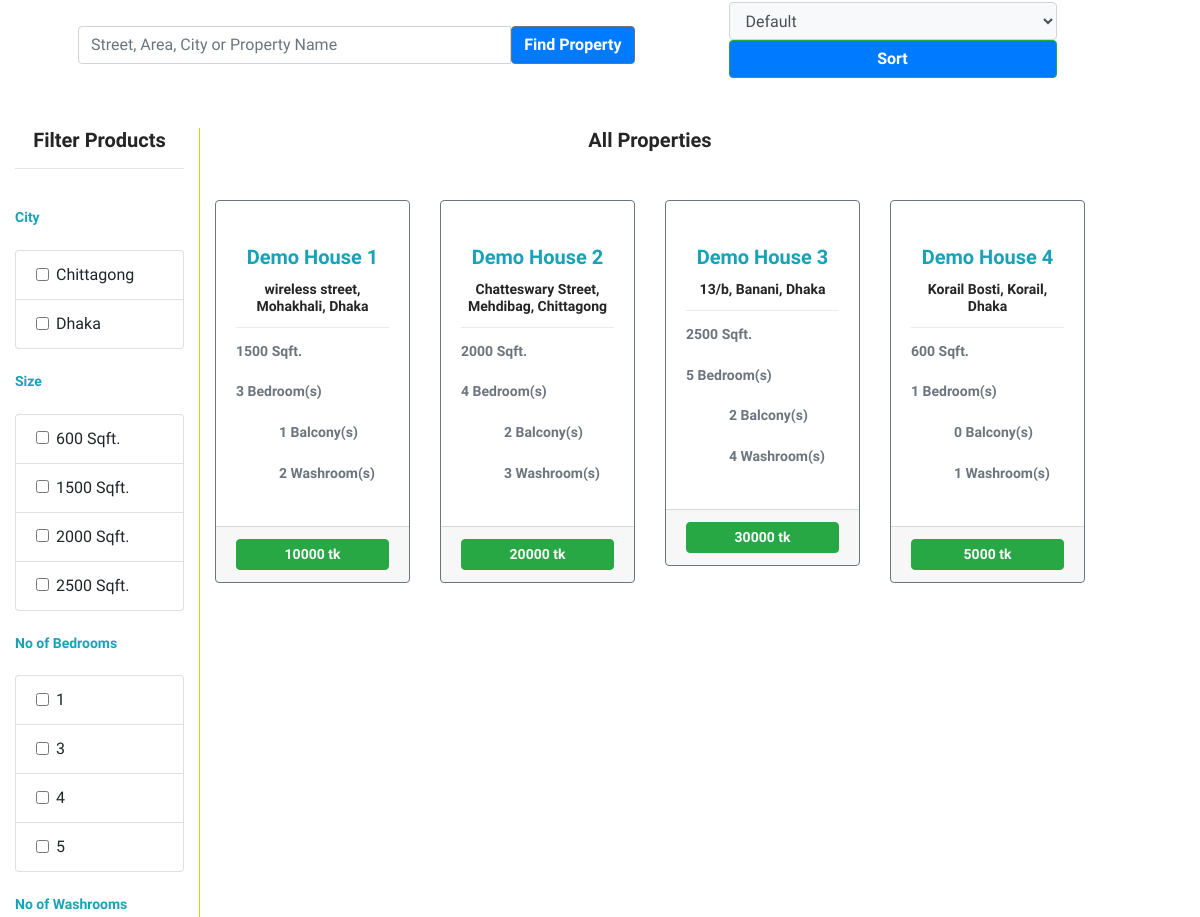
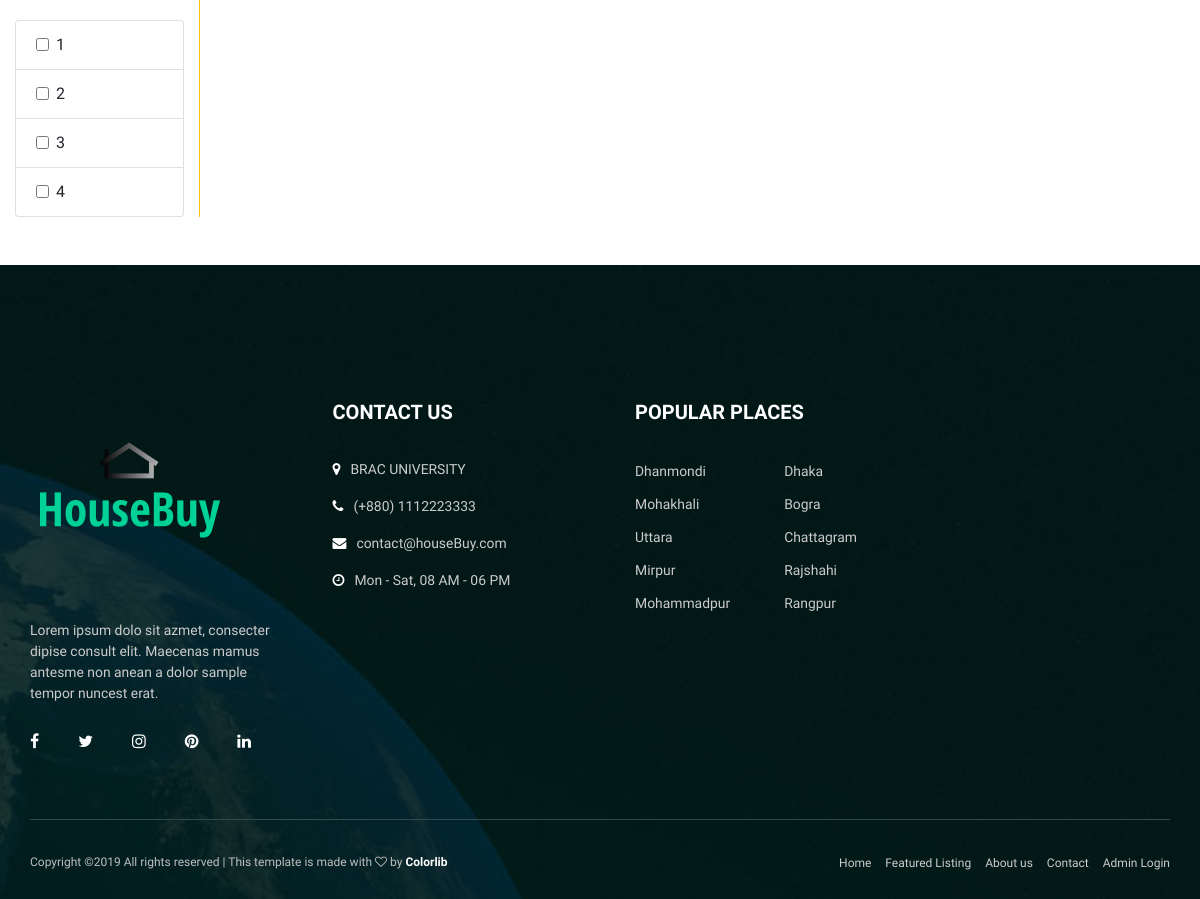
The app's page /categories.php (lower part), older data (2 pictures, top to bottom).
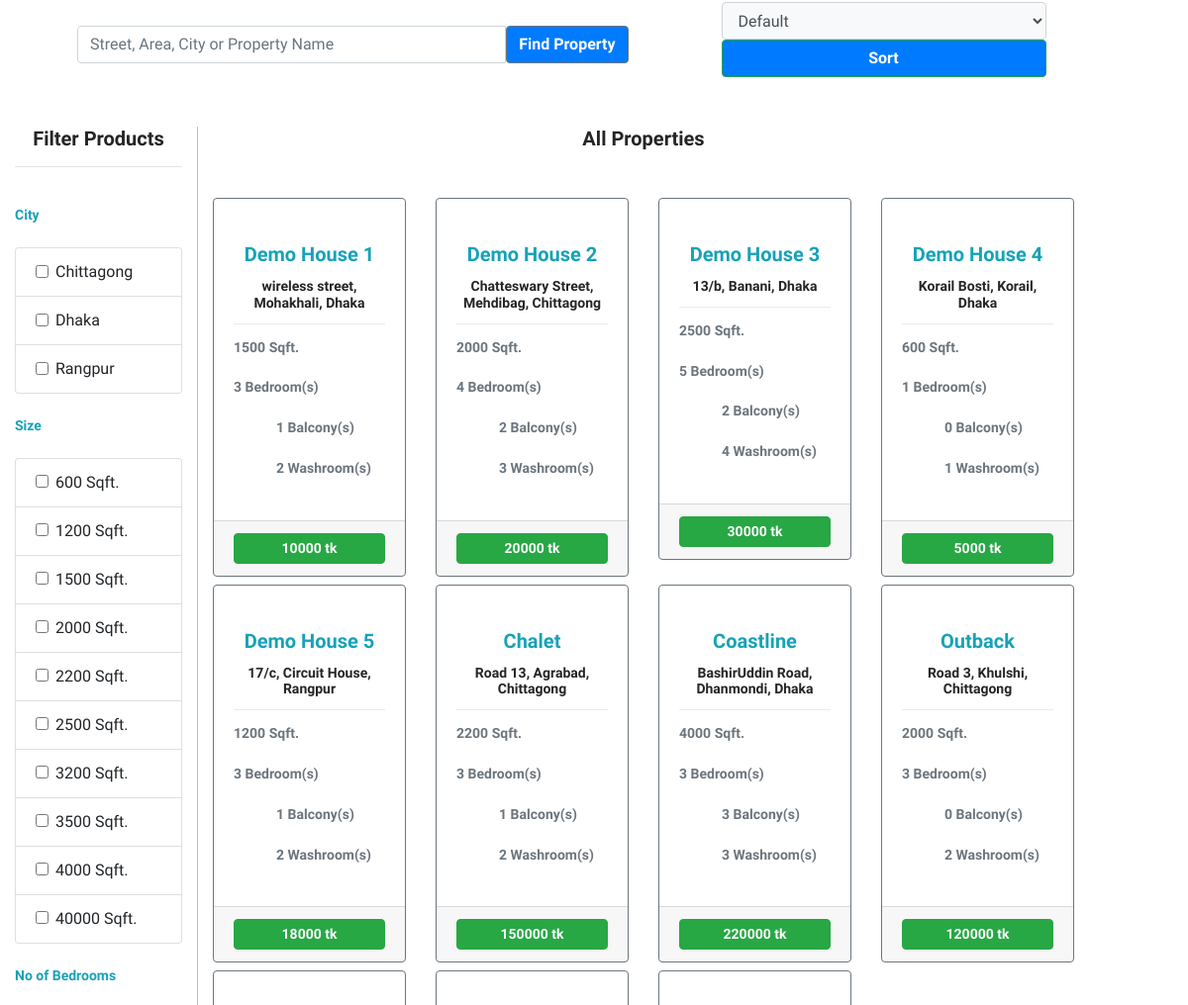
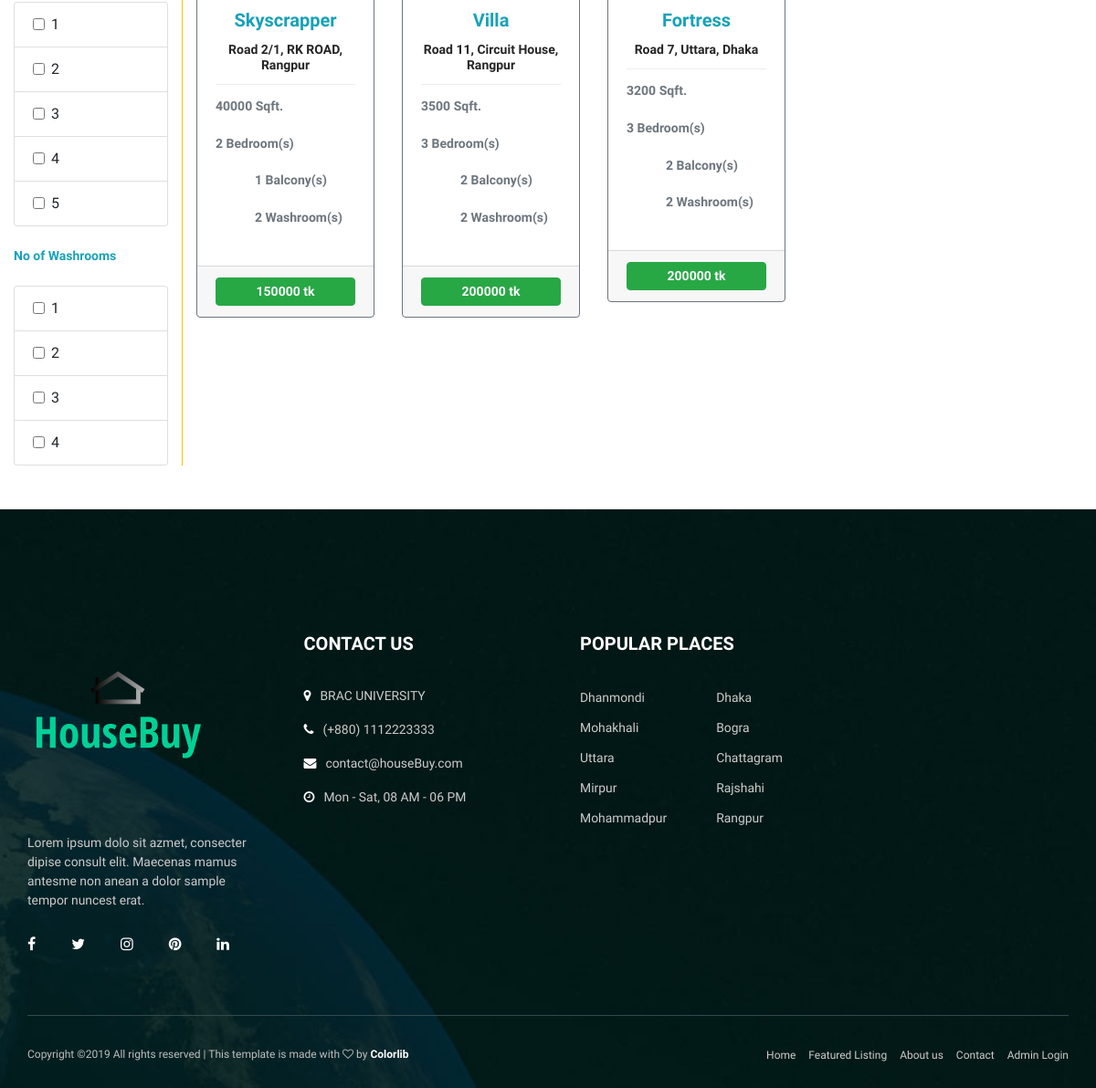
The same page, newer data (2 pictures, top to bottom).
### tables this page shows
CREATE TABLE IF NOT EXISTS `property` (
  `PROPERTY_ID` int(11) NOT NULL AUTO_INCREMENT,
  `EMP_ID` int(11) NOT NULL,
  `USERNAME` varchar(10) NOT NULL,
  `PROPERTY_NAME` varchar(100) NOT NULL,
  `PRICE` int(11) NOT NULL,
  `BEDROOM` int(11) NOT NULL,
  `WASHROOM` int(11) NOT NULL,
  `BALCONY` int(11) DEFAULT NULL,
  `SIZE` int(11) NOT NULL,
  `street` varchar(200) NOT NULL,
  `city` varchar(20) NOT NULL,
  `area` varchar(20) NOT NULL,
  `Description` varchar(2000) NOT NULL,
  `Image1` longblob,
  `Image2` longblob,
  `Image3` longblob,
  `Image4` longblob,
  `Image5` longblob,
  `floor1` longblob,
  `floor2` longblob,
  `floor3` longblob,
  `floor4` longblob,
  `floor5` longblob,
  PRIMARY KEY (`PROPERTY_ID`),
  KEY `EMP_ID` (`EMP_ID`),
  KEY `USERNAME` (`USERNAME`)
);

### categories.php (the view, shortened to what the changed rows need)
<?php
include_once 'common/header.php';
$username = "root";
$password = "";
$dbName = "house_buy";
$server = "localhost";
$conn = mysqli_connect($server, $username, $password, $dbName);
?>
<!DOCTYPE html>
<html lang="en">
<head>
	<link rel="stylesheet" href="css/bootstrap.min.css" />
	<link rel="stylesheet" href="css/font-awesome.min.css" />
	<link rel="stylesheet" href="css/animate.css" />
	<link rel="stylesheet" href="css/owl.carousel.css" />
	<link rel="stylesheet" href="css/style.css" />
</head>
<body>
	<div class="container-fluid">
		<div class="row">
			<div class="col-lg-2 border border-warning border-top-0 border-left-0 border-bottom-0">
				<br>
				<h6 class="text-info">City</h6> <br>
				<ul class="list-group">
					<?php
					$sql = "SELECT DISTINCT city FROM property ORDER BY city ASC";
					$result = mysqli_query($conn, $sql);
					while ($row = $result->fetch_assoc()) {
						?>
						<li class="list-group-item">
							<div class="form-check">
								<label class="form-check-label">
									<input type="checkbox" class="form-check-input product_check" value="<?= $row['city']; ?>" id="city"> <?= $row['city']; ?>
								</label>
							</div>
						</li>
					<?php } ?>
				</ul>
				<br>
				<h6 class="text-info">Size</h6> <br>
				<ul class="list-group">
					<?php
					$sql = "SELECT DISTINCT SIZE FROM property ORDER BY SIZE ASC";
					$result = mysqli_query($conn, $sql);
					while ($row = $result->fetch_assoc()) {
						?>
						<li class="list-group-item">
							<div class="form-check">
								<label class="form-check-label">
									<input type="checkbox" class="form-check-input product_check" value="<?= $row['SIZE']; ?>" id="size"> <?= $row['SIZE']; ?> Sqft.
								</label>
							</div>
						</li>
					<?php } ?>
				</ul>
				<br>
				<h6 class="text-info">No of Bedrooms</h6> <br>
				<ul class="list-group">
					<?php
					$sql = "SELECT DISTINCT BEDROOM FROM property ORDER BY BEDROOM ASC";
					$result = mysqli_query($conn, $sql);
					while ($row = $result->fetch_assoc()) {
						?>
						<li class="list-group-item">
							<div class="form-check">
								<label class="form-check-label">
								<input type="checkbox" class="form-check-input product_check" value="<?= $row['BEDROOM']; ?>" id="bedroom"> <?= $row['BEDROOM']; ?>
								</label>
							</div>
						</li>
					<?php } ?>
				</ul>
				<br>
				<h6 class="text-info">No of Washrooms</h6> <br>
				<ul class="list-group">
					<?php
					$sql = "SELECT DISTINCT WASHROOM FROM property ORDER BY WASHROOM ASC";
					$result = mysqli_query($conn, $sql);
					while ($row = $result->fetch_assoc()) {
						?>
						<li class="list-group-item">
							<div class="form-check">
								<label class="form-check-label">
									<input type="checkbox" class="form-check-input product_check" value="<?= $row['WASHROOM']; ?>" id="washroom"> <?= $row['WASHROOM']; ?>
								</label>
							</div>
						</li>
					<?php } ?>
				</ul>
			</div>
			<div class="col-lg-9">
				<h5 class="text-center" id="textChange">All Properties</h5> <br> <br>
				<div class="row" id="result">
					<?php
					if (isset ($_GET["sort-submit"]))
					{
						sort_order1();
				   }
				   else {
					$sql = "SELECT * FROM  property";
					$result = $conn -> query($sql);
					while ($row = $result -> fetch_assoc()) {
					?>
					<div class="col-md-3 mb-2">
						<div class="card-deck">
							<div class="card border-secondary">
							<a href="single-list.php?id=<?php echo $row['PROPERTY_ID'] ?>">
								<div class="card-body">
									<h5 class="card-title text-info text-center"><?= $row['PROPERTY_NAME'];?></h5>
									<h6 class="card-title text-center"><?= $row['street'],', '. $row['area'],', '. $row['city']; ?></h6>
										<div class="room-info">
											<div class="rf-left">
											<h6 class="text-muted"><?= $row['SIZE'];?> Sqft.</h6> <br>
											<h6 class="text-muted"><?= $row['BEDROOM'];?> Bedroom(s)</h6> <br>
											</div>
											<div class="rf-right">
											<h6 class="text-muted"><?= $row['BALCONY'];?> Balcony(s)</h6> <br>
											<h6 class="text-muted"><?= $row['WASHROOM'];?> Washroom(s)</h6> <br>
											</div>
										</div>
								</div>
							</a>
							<div class="card-footer">
									<a href="buyconfirm.php?id=<?php echo $row['PROPERTY_ID'] ?>" target="_blank" class="btn btn-success btn-block"><h6 class="text-light"><?= $row['PRICE'];?> tk</h6></a>
								</div>
							</div>
						</div>
					</div>
					<?php } }?>
				</div>
			</div>
		</div>
	</div>
	<br> <br>
	<?php
	include_once 'common/footer.php';
	?>
</body>
</html>

Row changes from the older to the newer data that the page shows:
added property: PROPERTY_NAME "Demo House 5", street "17/c", area "Circuit House", city "Rangpur", SIZE "1200", BEDROOM "3", BALCONY "1", WASHROOM "2", PRICE "18000"
added property: PROPERTY_NAME "Chalet", street "Road 13", area "Agrabad", city "Chittagong", SIZE "2200", BEDROOM "3", BALCONY "1", WASHROOM "2", PRICE "150000"
added property: PROPERTY_NAME "Coastline", street "BashirUddin Road", area "Dhanmondi", city "Dhaka", SIZE "4000", BEDROOM "3", BALCONY "3", WASHROOM "3", PRICE "220000"
added property: PROPERTY_NAME "Outback", street "Road 3", area "Khulshi", city "Chittagong", SIZE "2000", BEDROOM "3", BALCONY "0", WASHROOM "2", PRICE "120000"
added property: PROPERTY_NAME "Skyscrapper", street "Road 2/1", area "RK ROAD", city "Rangpur", SIZE "40000", BEDROOM "2", BALCONY "1", WASHROOM "2", PRICE "150000"
added property: PROPERTY_NAME "Villa", street "Road 11", area "Circuit House", city "Rangpur", SIZE "3500", BEDROOM "3", BALCONY "2", WASHROOM "2", PRICE "200000"
added property: PROPERTY_NAME "Fortress", street "Road 7", area "Uttara", city "Dhaka", SIZE "3200", BEDROOM "3", BALCONY "2", WASHROOM "2", PRICE "200000"
Text that changed along with them:
new list line: "☐ Rangpur"
new list line: "☐ 1200 Sqft."
new list line: "☐ 2200 Sqft."
new list line: "☐ 3200 Sqft."
new list line: "☐ 3500 Sqft."
new list line: "☐ 4000 Sqft."
new list line: "☐ 40000 Sqft."
new list line: "☐ 2"
